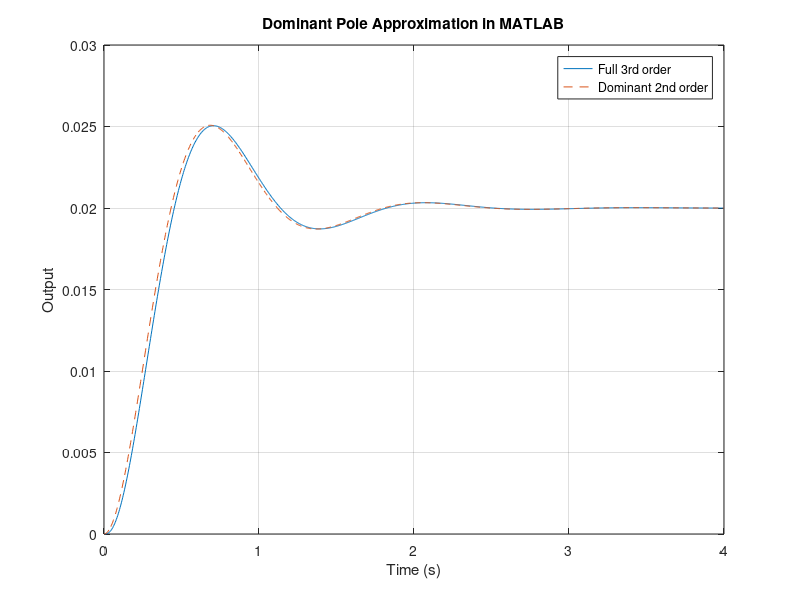

This chart was generated by the following MATLAB code:
wn   = 5.0;
zeta = 0.4;
alpha = 50.0;

% Full third-order transfer function
num_full = [wn^2];
den_full = conv([1 alpha], [1 2*zeta*wn wn^2]);
G3 = tf(num_full, den_full);

% Dominant second-order approximation
num_dom = [wn^2 / alpha];
den_dom = [1 2*zeta*wn wn^2];
G2 = tf(num_dom, den_dom);

% Step responses
t = linspace(0, 4, 1000);
[y_full, t1] = step(G3, t);
[y_dom,  t2] = step(G2, t);

figure;
plot(t1, y_full, t2, y_dom, '--');
grid on;
xlabel('Time (s)');
ylabel('Output');
legend('Full 3rd order', 'Dominant 2nd order');
title('Dominant Pole Approximation in MATLAB');

% Robotics context (sketch):
%   - Use Robotics System Toolbox to build a rigid-body tree for a manipulator
%   - Linearize a joint around an operating point to obtain G3(s)
%   - Reduce to G2(s) using dominant poles, then design a PID controller on G2(s)
